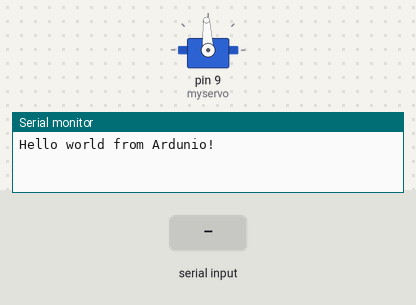
Recording of a sketch running on a simulated Arduino Uno, built with avr-gcc and run on an emulated ATmega328P. Parts: servo, the last lines printed to the serial monitor. Inputs (shaded band) come from the test bench.

Above: at 1.9 s.
2.0 s: "30,150\n" received over Serial
At 3.3 s:
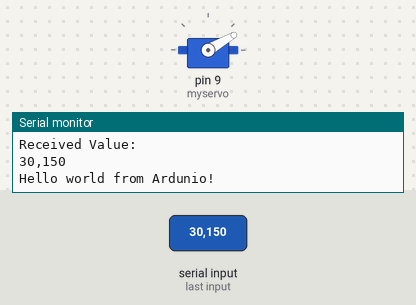
4.5 s: "0\n" received over Serial
At 6.2 s:
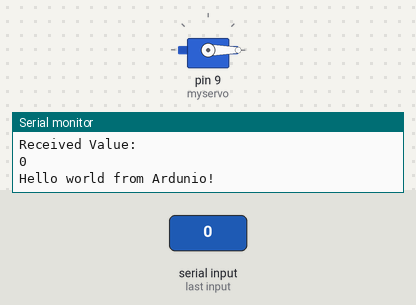
7.0 s: "200\n" received over Serial
At 9.4 s:
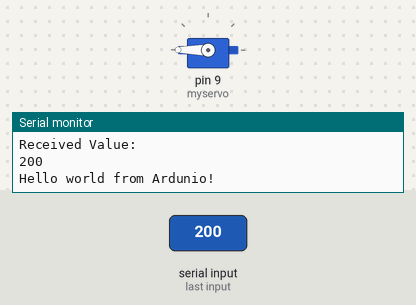
Timing chart, 0 to 10.9 s (numbered marks = the images above; inputs shaded):
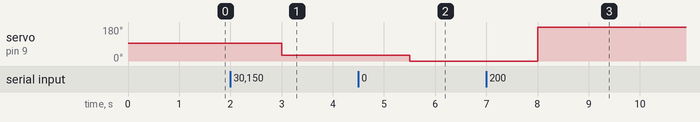

Measured:
- after the input at 2.0 s, servo on pin 9 (myservo): 93° → 30° after 1.0 s
- after the input at 4.5 s, servo on pin 9 (myservo): 30° → 0° after 1.0 s
- after the input at 7.0 s, servo on pin 9 (myservo): 0° → 180° after 1.0 s

The sketch:

dbw_servo_ctrl.ino
```cpp
/* Sweep
Arduino script to control Servo motor according to input from serial
*/

#include <Servo.h>

Servo myservo;  // create servo object to control a servo
// twelve servo objects can be created on most boards

int pos = 0;    // variable to store the servo position
int incomingByte = 0;   // for incoming serial data

void setup() {
  myservo.attach(9);  // attaches the servo on pin 9 to the servo object
   Serial.begin(9600);
   myservo.writeMicroseconds(1500);  // set servo to mid-point
}

int angle;
void loop() {
  Serial.println("Hello world from Ardunio!"); // write a string
  delay(1000);

  while (Serial.available()==0){}             // wait for user input
  String a = Serial.readString();
  Serial.println("Received Value: ");
  Serial.println(a);
  angle = a.toInt();

  myservo.write(angle);

}
```
